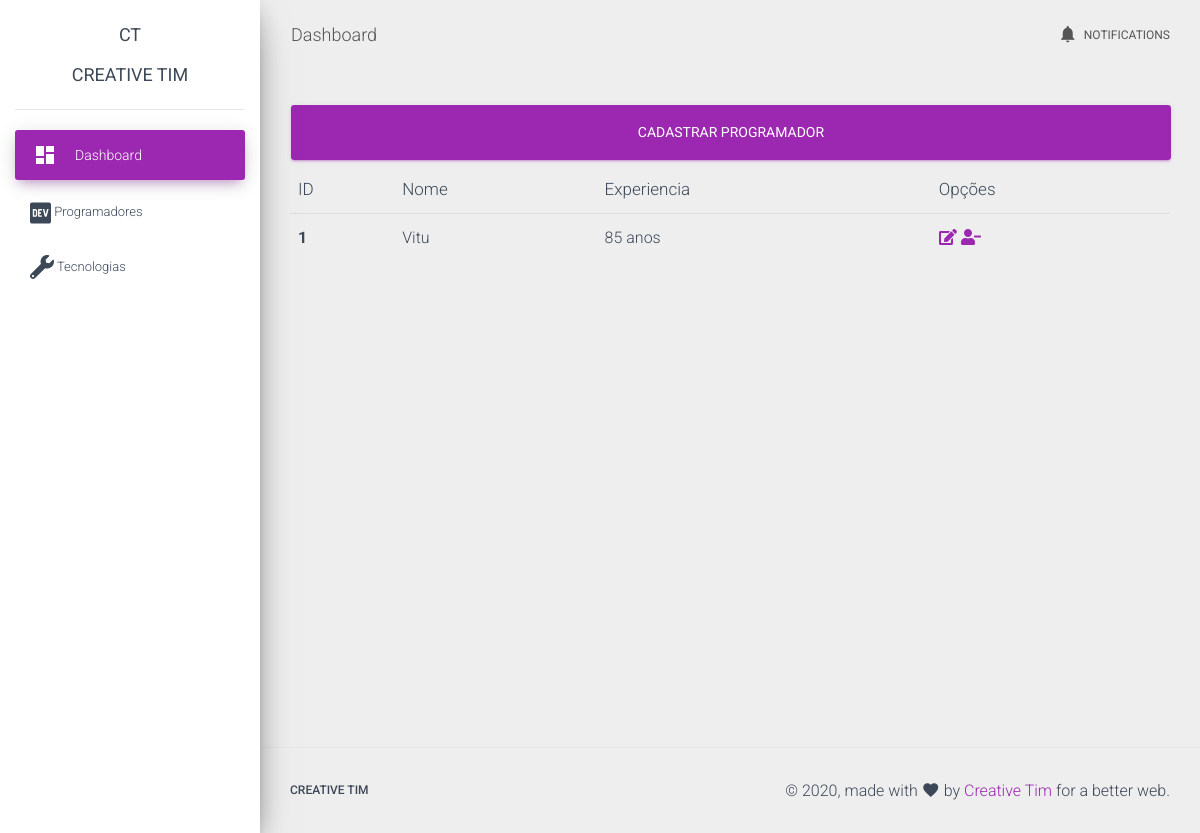
Before: /programador/ with the older database file.
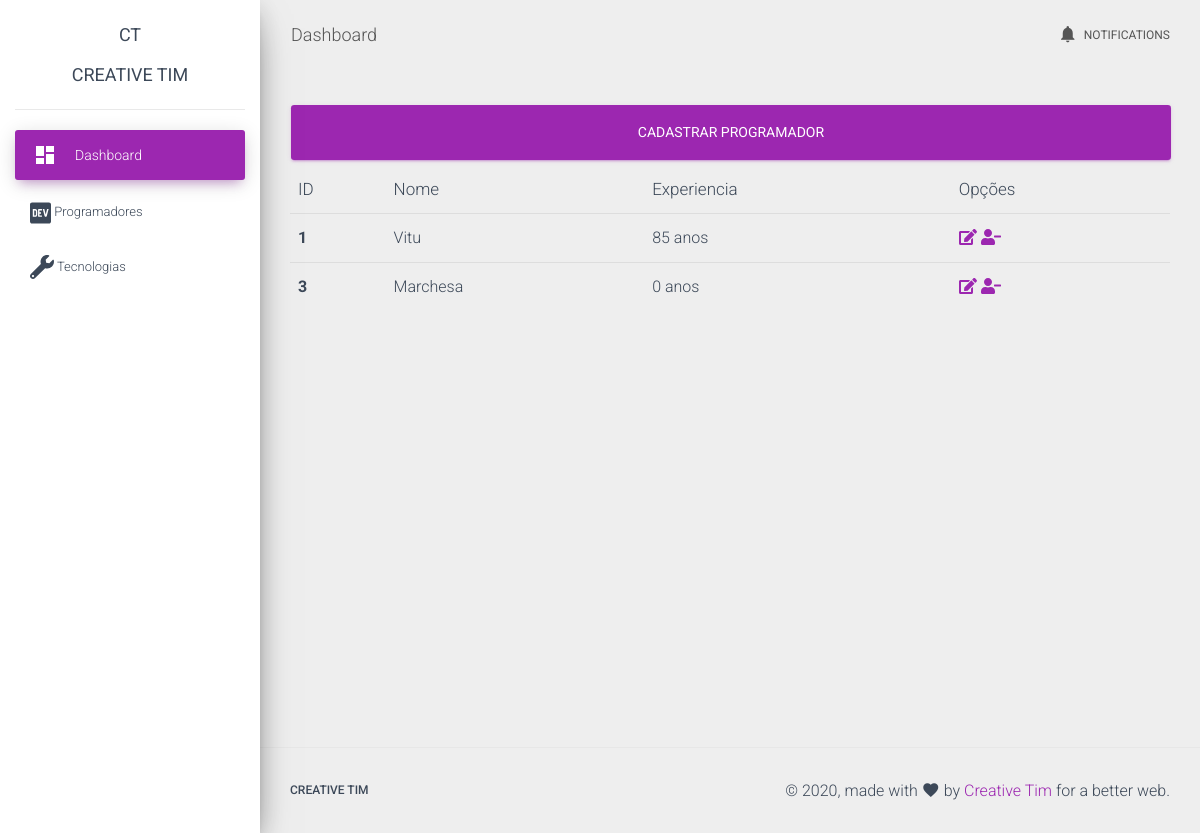
After: the same page with the newer database file.
### sistema/programador/models.py (models this page shows)
class Programador(db.Model):
    __tablename__       = "programador"
    id                  = db.Column(db.Integer, primary_key=True)
    nome                = db.Column(db.String(30), nullable=False)
    experiencia         = db.Column(db.Integer, nullable=False)
    tecnologias         = db.relationship("Tecnologia", secondary=ProgramadorTecnologia, back_populates="programadores")

### sistema/programador/views.py (the view)
@programador.route('/')
def index():
    programadores = Programador.query.all()
    return render_template('index.html', programadores = programadores)

### sistema/programador/templates/index.html
{% extends 'base.html' %}
{% block content %}
<a class="btn btn-primary btn-lg btn-block" href="{{url_for('programador.cadastrar')}}">Cadastrar Programador</a>
<table class="table table-borderless">
    <thead>
      <tr>
        <th scope="col">ID</th>
        <th scope="col">Nome</th>
        <th scope="col">Experiencia</th>
        <th scope="col">Opções</th>
      </tr>
    </thead>
    <tbody>
      {% for programador in programadores %}
      <tr>
        <th scope="row">{{programador.id}}</th>
        <td>{{programador.nome}}</td>
        <td>{{programador.experiencia}} anos</td>
        <td>
          <a href="{{url_for('programador.editar_programador',_id=programador.id)}}"><i class="fas fa-edit"></i></a>
          <a href="{{url_for('programador.excluir_programador',_id=programador.id)}}"><i class="fas fa-user-minus"></i></a>
        </td>
      </tr>
      {% endfor %}
    </tbody>
  </table>
{% endblock %}

Changed rows visible on the page:
added Programador: id "3", nome "Marchesa", experiencia "0"
